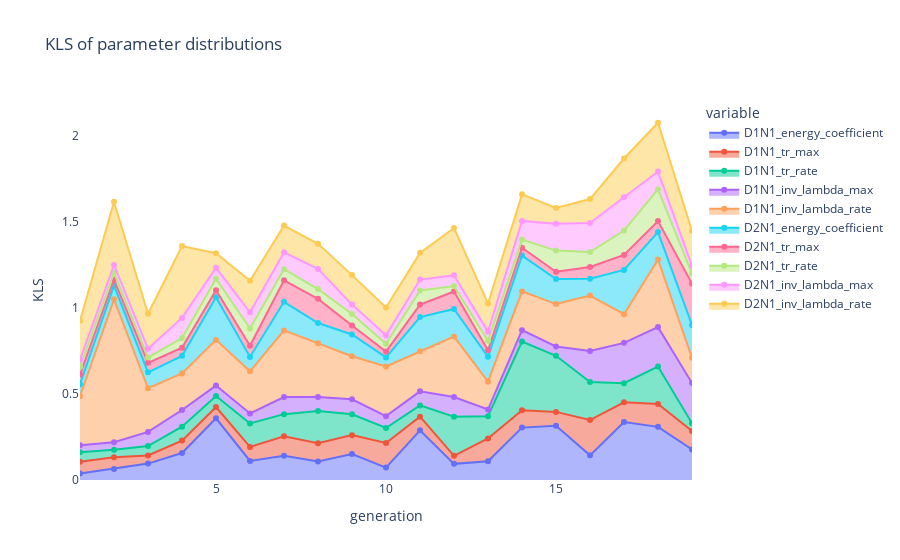

Write notebook code for a chart like this one.
### Code cell
def compute_kl_divergence(p, q, bins=None):
    """
    Proche de 0 = distribution similaires.

    p: distribution de référence
    q: distribution à comparer
    """
    # bins = freedman_diaconis_rule(p) if bins is None else bins
    hist_p, bin_edges = np.histogram(p, bins=bins, density=True)
    hist_q, _ = np.histogram(q, bins=bin_edges, density=True)

    hist_p += 1e-10
    hist_q += 1e-10

    p = hist_p / np.sum(hist_p)
    q = hist_q / np.sum(hist_q)

    return entropy(p, q)  # Base e (nats) by default


kls = {}
for generation in data.reset_index()["generation"].unique()[1:]:
    data_gen = data[data["generation"] == generation]
    data_previous_gen = data[data["generation"] == generation - 1]
    gen_kl = {k: compute_kl_divergence(p=data_previous_gen[k], q=data_gen[k], bins=50) for k in var}
    kls[generation] = gen_kl
kls = pd.DataFrame(kls).T

kls = kls.unstack().reset_index().rename(columns={"level_1": "generation", "level_0": "variable", 0: "KLS"})

px.area(
    kls,
    x="generation",
    y="KLS",
    color="variable",
    line_group="variable",
    title="KLS of parameter distributions",
    labels={"index": "Generation", "value": "KLS"},
    markers=True,
    # add information to hover
    hover_name="variable",
    hover_data={"generation": True, "KLS": True},
).update_layout(xaxis_showgrid=False, yaxis_showgrid=False, plot_bgcolor="rgba(0, 0, 0, 0)")

### Figure 1 — Plotly figure (JSON) as saved in the notebook; plotly's stock layout.template omitted (floating-point values rounded to 4 significant figures)
{"data": [{"fillpattern": {"shape": ""}, "hovertemplate": "<b>%{hovertext}</b><br><br>variable=D1N1_energy_coefficient<br>generation=%{x}<br>KLS=%{y}<extra></extra>", "hovertext": ["D1N1_energy_coefficient", "D1N1_energy_coefficient", "D1N1_energy_coefficient", "D1N1_energy_coefficient", "D1N1_energy_coefficient", "D1N1_energy_coefficient", "D1N1_energy_coefficient", "D1N1_energy_coefficient", "D1N1_energy_coefficient", "D1N1_energy_coefficient", "D1N1_energy_coefficient", "D1N1_energy_coefficient", "D1N1_energy_coefficient", "D1N1_energy_coefficient", "D1N1_energy_coefficient", "D1N1_energy_coefficient", "D1N1_energy_coefficient", "D1N1_energy_coefficient", "D1N1_energy_coefficient"], "legendgroup": "D1N1_energy_coefficient", "line": {"color": "#636efa"}, "marker": {"symbol": "circle"}, "mode": "lines+markers", "name": "D1N1_energy_coefficient", "orientation": "v", "showlegend": true, "stackgroup": "1", "type": "scatter", "x": [1, 2, 3, 4, 5, 6, 7, 8, 9, 10, 11, 12, 13, 14, 15, 16, 17, 18, 19], "xaxis": "x", "y": [0.03724, 0.06419, 0.09527, 0.1567, 0.3583, 0.1108, 0.1403, 0.1072, 0.1503, 0.07201, 0.2881, 0.09364, 0.1085, 0.3041, 0.3153, 0.143, 0.336, 0.3085, 0.1776], "yaxis": "y"}, {"fillpattern": {"shape": ""}, "hovertemplate": "<b>%{hovertext}</b><br><br>variable=D1N1_tr_max<br>generation=%{x}<br>KLS=%{y}<extra></extra>", "hovertext": ["D1N1_tr_max", "D1N1_tr_max", "D1N1_tr_max", "D1N1_tr_max", "D1N1_tr_max", "D1N1_tr_max", "D1N1_tr_max", "D1N1_tr_max", "D1N1_tr_max", "D1N1_tr_max", "D1N1_tr_max", "D1N1_tr_max", "D1N1_tr_max", "D1N1_tr_max", "D1N1_tr_max", "D1N1_tr_max", "D1N1_tr_max", "D1N1_tr_max", "D1N1_tr_max"], "legendgroup": "D1N1_tr_max", "line": {"color": "#EF553B"}, "marker": {"symbol": "circle"}, "mode": "lines+markers", "name": "D1N1_tr_max", "orientation": "v", "showlegend": true, "stackgroup": "1", "type": "scatter", "x": [1, 2, 3, 4, 5, 6, 7, 8, 9, 10, 11, 12, 13, 14, 15, 16, 17, 18, 19], "xaxis": "x", "y": [0.06912, 0.06799, 0.04722, 0.07192, 0.06515, 0.08105, 0.1133, 0.1066, 0.1101, 0.1427, 0.07955, 0.04684, 0.133, 0.1008, 0.08014, 0.2051, 0.1149, 0.1332, 0.1069], "yaxis": "y"}, {"fillpattern": {"shape": ""}, "hovertemplate": "<b>%{hovertext}</b><br><br>variable=D1N1_tr_rate<br>generation=%{x}<br>KLS=%{y}<extra></extra>", "hovertext": ["D1N1_tr_rate", "D1N1_tr_rate", "D1N1_tr_rate", "D1N1_tr_rate", "D1N1_tr_rate", "D1N1_tr_rate", "D1N1_tr_rate", "D1N1_tr_rate", "D1N1_tr_rate", "D1N1_tr_rate", "D1N1_tr_rate", "D1N1_tr_rate", "D1N1_tr_rate", "D1N1_tr_rate", "D1N1_tr_rate", "D1N1_tr_rate", "D1N1_tr_rate", "D1N1_tr_rate", "D1N1_tr_rate"], "legendgroup": "D1N1_tr_rate", "line": {"color": "#00cc96"}, "marker": {"symbol": "circle"}, "mode": "lines+markers", "name": "D1N1_tr_rate", "orientation": "v", "showlegend": true, "stackgroup": "1", "type": "scatter", "x": [1, 2, 3, 4, 5, 6, 7, 8, 9, 10, 11, 12, 13, 14, 15, 16, 17, 18, 19], "xaxis": "x", "y": [0.05511, 0.04361, 0.05466, 0.08118, 0.06433, 0.1364, 0.1286, 0.1866, 0.1211, 0.08737, 0.06543, 0.2268, 0.1291, 0.3987, 0.3257, 0.2212, 0.111, 0.217, 0.04435], "yaxis": "y"}, {"fillpattern": {"shape": ""}, "hovertemplate": "<b>%{hovertext}</b><br><br>variable=D1N1_inv_lambda_max<br>generation=%{x}<br>KLS=%{y}<extra></extra>", "hovertext": ["D1N1_inv_lambda_max", "D1N1_inv_lambda_max", "D1N1_inv_lambda_max", "D1N1_inv_lambda_max", "D1N1_inv_lambda_max", "D1N1_inv_lambda_max", "D1N1_inv_lambda_max", "D1N1_inv_lambda_max", "D1N1_inv_lambda_max", "D1N1_inv_lambda_max", "D1N1_inv_lambda_max", "D1N1_inv_lambda_max", "D1N1_inv_lambda_max", "D1N1_inv_lambda_max", "D1N1_inv_lambda_max", "D1N1_inv_lambda_max", "D1N1_inv_lambda_max", "D1N1_inv_lambda_max", "D1N1_inv_lambda_max"], "legendgroup": "D1N1_inv_lambda_max", "line": {"color": "#ab63fa"}, "marker": {"symbol": "circle"}, "mode": "lines+markers", "name": "D1N1_inv_lambda_max", "orientation": "v", "showlegend": true, "stackgroup": "1", "type": "scatter", "x": [1, 2, 3, 4, 5, 6, 7, 8, 9, 10, 11, 12, 13, 14, 15, 16, 17, 18, 19], "xaxis": "x", "y": [0.0405, 0.0439, 0.08183, 0.09641, 0.06026, 0.05833, 0.09971, 0.08102, 0.08734, 0.0686, 0.0814, 0.1148, 0.03855, 0.0661, 0.05379, 0.1792, 0.2343, 0.2288, 0.2339], "yaxis": "y"}, {"fillpattern": {"shape": ""}, "hovertemplate": "<b>%{hovertext}</b><br><br>variable=D1N1_inv_lambda_rate<br>generation=%{x}<br>KLS=%{y}<extra></extra>", "hovertext": ["D1N1_inv_lambda_rate", "D1N1_inv_lambda_rate", "D1N1_inv_lambda_rate", "D1N1_inv_lambda_rate", "D1N1_inv_lambda_rate", "D1N1_inv_lambda_rate", "D1N1_inv_lambda_rate", "D1N1_inv_lambda_rate", "D1N1_inv_lambda_rate", "D1N1_inv_lambda_rate", "D1N1_inv_lambda_rate", "D1N1_inv_lambda_rate", "D1N1_inv_lambda_rate", "D1N1_inv_lambda_rate", "D1N1_inv_lambda_rate", "D1N1_inv_lambda_rate", "D1N1_inv_lambda_rate", "D1N1_inv_lambda_rate", "D1N1_inv_lambda_rate"], "legendgroup": "D1N1_inv_lambda_rate", "line": {"color": "#FFA15A"}, "marker": {"symbol": "circle"}, "mode": "lines+markers", "name": "D1N1_inv_lambda_rate", "orientation": "v", "showlegend": true, "stackgroup": "1", "type": "scatter", "x": [1, 2, 3, 4, 5, 6, 7, 8, 9, 10, 11, 12, 13, 14, 15, 16, 17, 18, 19], "xaxis": "x", "y": [0.2847, 0.8289, 0.2538, 0.2127, 0.2652, 0.2441, 0.3866, 0.3117, 0.2494, 0.2886, 0.2324, 0.3506, 0.1617, 0.2251, 0.2464, 0.322, 0.1664, 0.3925, 0.1466], "yaxis": "y"}, {"fillpattern": {"shape": ""}, "hovertemplate": "<b>%{hovertext}</b><br><br>variable=D2N1_energy_coefficient<br>generation=%{x}<br>KLS=%{y}<extra></extra>", "hovertext": ["D2N1_energy_coefficient", "D2N1_energy_coefficient", "D2N1_energy_coefficient", "D2N1_energy_coefficient", "D2N1_energy_coefficient", "D2N1_energy_coefficient", "D2N1_energy_coefficient", "D2N1_energy_coefficient", "D2N1_energy_coefficient", "D2N1_energy_coefficient", "D2N1_energy_coefficient", "D2N1_energy_coefficient", "D2N1_energy_coefficient", "D2N1_energy_coefficient", "D2N1_energy_coefficient", "D2N1_energy_coefficient", "D2N1_energy_coefficient", "D2N1_energy_coefficient", "D2N1_energy_coefficient"], "legendgroup": "D2N1_energy_coefficient", "line": {"color": "#19d3f3"}, "marker": {"symbol": "circle"}, "mode": "lines+markers", "name": "D2N1_energy_coefficient", "orientation": "v", "showlegend": true, "stackgroup": "1", "type": "scatter", "x": [1, 2, 3, 4, 5, 6, 7, 8, 9, 10, 11, 12, 13, 14, 15, 16, 17, 18, 19], "xaxis": "x", "y": [0.06963, 0.07988, 0.09254, 0.1018, 0.2469, 0.0838, 0.1657, 0.1183, 0.1264, 0.05231, 0.1988, 0.1601, 0.1443, 0.2079, 0.1455, 0.09849, 0.2568, 0.1589, 0.1904], "yaxis": "y"}, {"fillpattern": {"shape": ""}, "hovertemplate": "<b>%{hovertext}</b><br><br>variable=D2N1_tr_max<br>generation=%{x}<br>KLS=%{y}<extra></extra>", "hovertext": ["D2N1_tr_max", "D2N1_tr_max", "D2N1_tr_max", "D2N1_tr_max", "D2N1_tr_max", "D2N1_tr_max", "D2N1_tr_max", "D2N1_tr_max", "D2N1_tr_max", "D2N1_tr_max", "D2N1_tr_max", "D2N1_tr_max", "D2N1_tr_max", "D2N1_tr_max", "D2N1_tr_max", "D2N1_tr_max", "D2N1_tr_max", "D2N1_tr_max", "D2N1_tr_max"], "legendgroup": "D2N1_tr_max", "line": {"color": "#FF6692"}, "marker": {"symbol": "circle"}, "mode": "lines+markers", "name": "D2N1_tr_max", "orientation": "v", "showlegend": true, "stackgroup": "1", "type": "scatter", "x": [1, 2, 3, 4, 5, 6, 7, 8, 9, 10, 11, 12, 13, 14, 15, 16, 17, 18, 19], "xaxis": "x", "y": [0.05559, 0.03426, 0.05506, 0.04687, 0.04102, 0.06435, 0.1252, 0.1401, 0.05218, 0.03374, 0.0725, 0.1011, 0.03761, 0.04539, 0.04197, 0.06804, 0.08699, 0.06421, 0.2403], "yaxis": "y"}, {"fillpattern": {"shape": ""}, "hovertemplate": "<b>%{hovertext}</b><br><br>variable=D2N1_tr_rate<br>generation=%{x}<br>KLS=%{y}<extra></extra>", "hovertext": ["D2N1_tr_rate", "D2N1_tr_rate", "D2N1_tr_rate", "D2N1_tr_rate", "D2N1_tr_rate", "D2N1_tr_rate", "D2N1_tr_rate", "D2N1_tr_rate", "D2N1_tr_rate", "D2N1_tr_rate", "D2N1_tr_rate", "D2N1_tr_rate", "D2N1_tr_rate", "D2N1_tr_rate", "D2N1_tr_rate", "D2N1_tr_rate", "D2N1_tr_rate", "D2N1_tr_rate", "D2N1_tr_rate"], "legendgroup": "D2N1_tr_rate", "line": {"color": "#B6E880"}, "marker": {"symbol": "circle"}, "mode": "lines+markers", "name": "D2N1_tr_rate", "orientation": "v", "showlegend": true, "stackgroup": "1", "type": "scatter", "x": [1, 2, 3, 4, 5, 6, 7, 8, 9, 10, 11, 12, 13, 14, 15, 16, 17, 18, 19], "xaxis": "x", "y": [0.04557, 0.04069, 0.03105, 0.05663, 0.06734, 0.101, 0.06426, 0.05691, 0.06684, 0.04518, 0.08176, 0.0315, 0.05508, 0.04748, 0.123, 0.08659, 0.1418, 0.1844, 0.05767], "yaxis": "y"}, {"fillpattern": {"shape": ""}, "hovertemplate": "<b>%{hovertext}</b><br><br>variable=D2N1_inv_lambda_max<br>generation=%{x}<br>KLS=%{y}<extra></extra>", "hovertext": ["D2N1_inv_lambda_max", "D2N1_inv_lambda_max", "D2N1_inv_lambda_max", "D2N1_inv_lambda_max", "D2N1_inv_lambda_max", "D2N1_inv_lambda_max", "D2N1_inv_lambda_max", "D2N1_inv_lambda_max", "D2N1_inv_lambda_max", "D2N1_inv_lambda_max", "D2N1_inv_lambda_max", "D2N1_inv_lambda_max", "D2N1_inv_lambda_max", "D2N1_inv_lambda_max", "D2N1_inv_lambda_max", "D2N1_inv_lambda_max", "D2N1_inv_lambda_max", "D2N1_inv_lambda_max", "D2N1_inv_lambda_max"], "legendgroup": "D2N1_inv_lambda_max", "line": {"color": "#FF97FF"}, "marker": {"symbol": "circle"}, "mode": "lines+markers", "name": "D2N1_inv_lambda_max", "orientation": "v", "showlegend": true, "stackgroup": "1", "type": "scatter", "x": [1, 2, 3, 4, 5, 6, 7, 8, 9, 10, 11, 12, 13, 14, 15, 16, 17, 18, 19], "xaxis": "x", "y": [0.04122, 0.04487, 0.05004, 0.1167, 0.06338, 0.09405, 0.0978, 0.1169, 0.05461, 0.05018, 0.06342, 0.06241, 0.05354, 0.1086, 0.1557, 0.1684, 0.1929, 0.1031, 0.04547], "yaxis": "y"}, {"fillpattern": {"shape": ""}, "hovertemplate": "<b>%{hovertext}</b><br><br>variable=D2N1_inv_lambda_rate<br>generation=%{x}<br>KLS=%{y}<extra></extra>", "hovertext": ["D2N1_inv_lambda_rate", "D2N1_inv_lambda_rate", "D2N1_inv_lambda_rate", "D2N1_inv_lambda_rate", "D2N1_inv_lambda_rate", "D2N1_inv_lambda_rate", "D2N1_inv_lambda_rate", "D2N1_inv_lambda_rate", "D2N1_inv_lambda_rate", "D2N1_inv_lambda_rate", "D2N1_inv_lambda_rate", "D2N1_inv_lambda_rate", "D2N1_inv_lambda_rate", "D2N1_inv_lambda_rate", "D2N1_inv_lambda_rate", "D2N1_inv_lambda_rate", "D2N1_inv_lambda_rate", "D2N1_inv_lambda_rate", "D2N1_inv_lambda_rate"], "legendgroup": "D2N1_inv_lambda_rate", "line": {"color": "#FECB52"}, "marker": {"symbol": "circle"}, "mode": "lines+markers", "name": "D2N1_inv_lambda_rate", "orientation": "v", "showlegend": true, "stackgroup": "1", "type": "scatter", "x": [1, 2, 3, 4, 5, 6, 7, 8, 9, 10, 11, 12, 13, 14, 15, 16, 17, 18, 19], "xaxis": "x", "y": [0.2254, 0.3666, 0.2034, 0.417, 0.08434, 0.1826, 0.1556, 0.146, 0.171, 0.1608, 0.155, 0.2748, 0.1636, 0.154, 0.09139, 0.1388, 0.225, 0.2833, 0.2032], "yaxis": "y"}], "layout": {"legend": {"title": {"text": "variable"}, "tracegroupgap": 0}, "plot_bgcolor": "rgba(0, 0, 0, 0)", "title": {"text": "KLS of parameter distributions"}, "xaxis": {"anchor": "y", "domain": [0, 1], "showgrid": false, "title": {"text": "generation"}}, "yaxis": {"anchor": "x", "domain": [0, 1], "showgrid": false, "title": {"text": "KLS"}}}}
